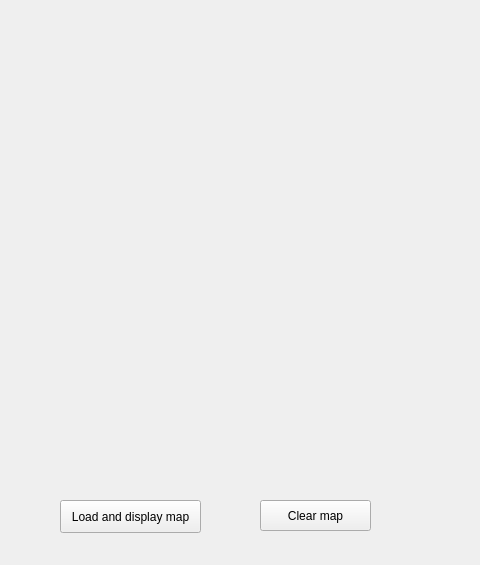
<?xml version="1.0" encoding="UTF-8"?>
<ui version="4.0">
 <class>MainWindow</class>
 <widget class="QMainWindow" name="MainWindow">
  <property name="windowModality">
   <enum>Qt::WindowModal</enum>
  </property>
  <property name="enabled">
   <bool>true</bool>
  </property>
  <property name="geometry">
   <rect>
    <x>0</x>
    <y>0</y>
    <width>480</width>
    <height>565</height>
   </rect>
  </property>
  <property name="windowTitle">
   <string>MainWindow</string>
  </property>
  <widget class="QWidget" name="centralWidget">
   <widget class="QPushButton" name="pushButton">
    <property name="geometry">
     <rect>
      <x>60</x>
      <y>500</y>
      <width>141</width>
      <height>33</height>
     </rect>
    </property>
    <property name="text">
     <string>Load and display map</string>
    </property>
   </widget>
   <widget class="QPushButton" name="pushButton_2">
    <property name="geometry">
     <rect>
      <x>260</x>
      <y>500</y>
      <width>111</width>
      <height>31</height>
     </rect>
    </property>
    <property name="text">
     <string>Clear map</string>
    </property>
   </widget>
  </widget>
 </widget>
 <layoutdefault spacing="6" margin="11"/>
 <resources/>
 <connections/>
</ui>
